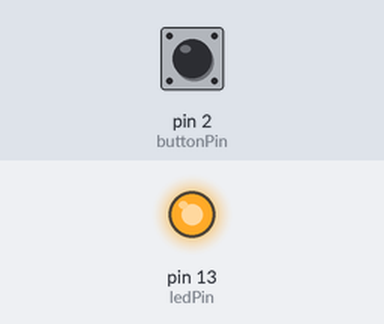
A sketch run on a simulated Arduino Uno, built with avr-gcc and run on an emulated ATmega328P. Shown: output pins drawn as LEDs (lit = HIGH). The inputs (shaded band) are chosen by the test bench; at power-on: pin 2 (buttonPin) LOW.

Above: at 1.2 s.
1.3 s: pin 2 (buttonPin) pulled HIGH for 0.15 s
At 1.6 s:
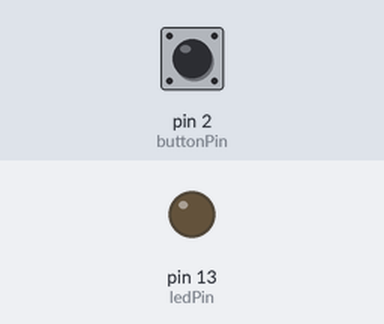
2.9 s: pin 2 (buttonPin) pulled HIGH for 1 s
At 4.0 s:
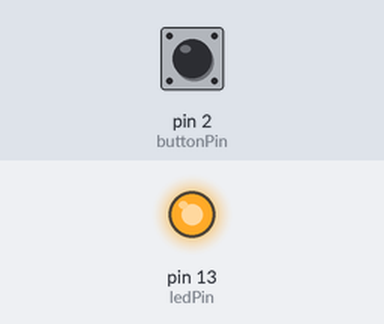
5.4 s: pin 2 (buttonPin) pulled HIGH for 3.2 s
At 5.9 s:
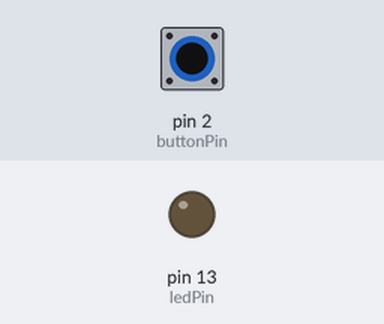
Timing chart, 0 to 8.4 s (numbered marks = the images above; inputs shaded):
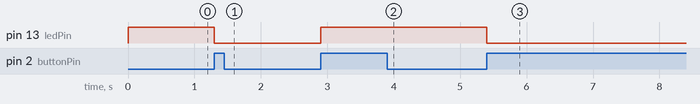

Measured:
- after the input at 1.3 s, pin 13 (ledPin): HIGH → LOW at once
- after the input at 2.9 s, pin 13 (ledPin): LOW → HIGH at once
- after the input at 5.4 s, pin 13 (ledPin): HIGH → LOW at once

The sketch:

Button-state-change.ino
```cpp
/*
  Button --> Switch

 Turns on and off a light emitting diode(LED) connected to digital
 pin 13, when pressing a pushbutton attached to pin 2.

 The circuit:
 * LED attached from pin 13 to ground
 * pushbutton attached to pin 2 from +5V
 * 10K resistor attached to pin 2 from ground

 Based on example
 by DojoDave <http://www.0j0.org>
 modified 30 Aug 2011 by Tom Igoe

 Added State Change/Switch

 */

// constants won't change. They're used here to
// set pin numbers:
const int buttonPin = 2;     // the number of the pushbutton pin (input)
const int ledPin =  13;      // the number of the LED pin (output)

// variables will change:
int currentState = HIGH;    // output pin current state
int buttonState;            // variable for reading the pushbutton status / input pin
int previousState = LOW;    // input pin previous reading

void setup() {
  // initialize the LED pin as an output:
  pinMode(ledPin, OUTPUT);
  // initialize the pushbutton pin as an input:
  pinMode(buttonPin, INPUT);
}

void loop() {
  // read the state of the pushbutton value:
  buttonState = digitalRead(buttonPin);

  // check if the pushbutton is pressed.
  // if it is, the buttonState is HIGH & previously off
  if (buttonState == HIGH && previousState == LOW) {
    // turn LED on:
    if (currentState == HIGH)
    // push button, then turn LED off
      currentState = LOW;
    // otherwise, if LED off, button to turn on
    else
      currentState = HIGH;
  }

    digitalWrite(ledPin, currentState);

    previousState = buttonState;
}
```
